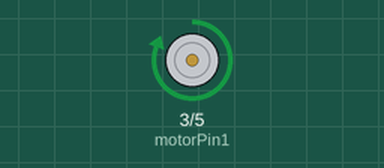
A sketch run on a simulated Arduino Uno, built with avr-gcc and run on an emulated ATmega328P. On the bench: motor-driver pin pairs drawn as motors (green arrow = first pin HIGH = forward, orange = second pin HIGH = backward, longer = more drive, scaled by the enable pin).

Above: at 1.0 s.
At 2.5 s:
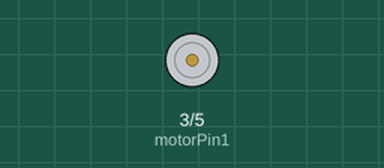
At 4.0 s:
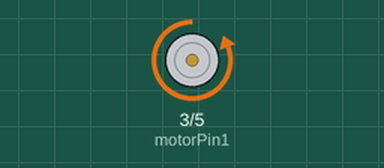
Timing chart, 0 to 7.8 s (numbered marks = the images above):
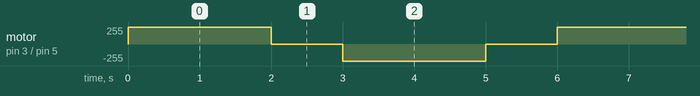

Measured:
- by itself, motor on pin 3 (motorPin1) / pin 5 (motorPin2): repeats every 6.0 s: stopped 1.0 s, backward 255/255 2.0 s, stopped 1.0 s, forward 255/255 2.0 s

The sketch:

motortuning.ino
```cpp
 int motorPin1 = 3;
 int motorPin2 = 5;
 int enablePin = 4;

void setup() {

  pinMode(motorPin1, OUTPUT);
  pinMode(motorPin2, OUTPUT);
  pinMode(enablePin, OUTPUT);
}

void loop() {

  digitalWrite(motorPin1, HIGH);
  digitalWrite(motorPin2, LOW);
  digitalWrite(enablePin, HIGH);
  delay(2000);


  digitalWrite(enablePin, LOW);
  delay(1000);


  digitalWrite(motorPin1, LOW);
  digitalWrite(motorPin2, HIGH);
  digitalWrite(enablePin, HIGH);
  delay(2000);


  digitalWrite(enablePin, LOW);
  delay(1000);
}
```
